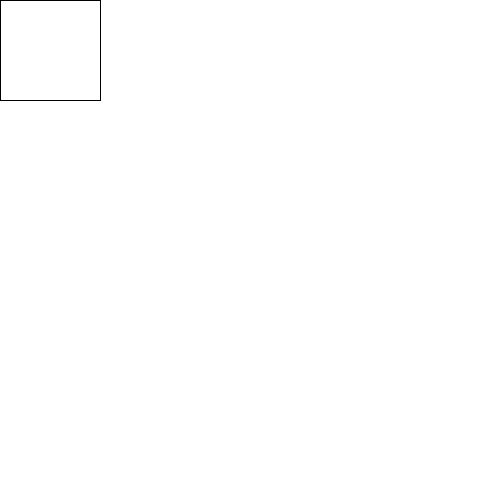
Frame 1 (no input)
Frame 60 (the mouse pressed at the canvas centre just before this capture): identical to frame 1, image omitted
Frame 120 (the mouse held since frame 60 and released just before this capture): identical to frame 1, image omitted

The Processing sketch that drew this single still picture (run headless with seeded random() and noise(); from frame 60 on, the mouse is pressed at the canvas centre):

// Processing sketch: now
// ── now.pde

void setup() {
  size(500, 500);
  background(#FFFFFF);
}

void draw() {
  for (int i = 0; i < width/5; i+=width/5) {
    for (int j = 0; j < height/5; j+=height/5) {
      square(i, j, 500/5);
    }
  }
}
